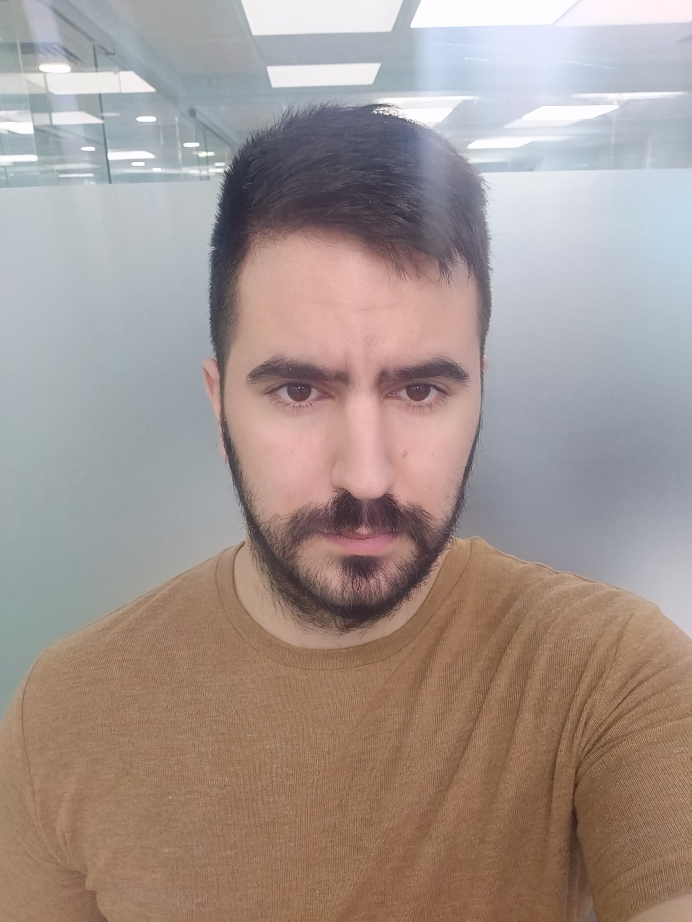
#> input picture python3_utils/IMG.jpg, 3456 x 4608 px (shown at 1/5 size)
$ python image_snp.py
#> lines starting #> are read from the running program, lines starting #| are printed output that depends on the picture
import cv2
import numpy as np
from skimage.util import random_noise
from skimage import img_as_ubyte


filename = 'IMG.jpg'

image_in = cv2.imread(filename)
#> image_in is the input picture: shape (4608, 3456, 3); mean B, G, R 142.7, 148.6, 163.2
image_in = cv2.cvtColor(image_in, cv2.COLOR_BGR2RGB)
image_in_resized = cv2.resize(image_in, (256, 256))
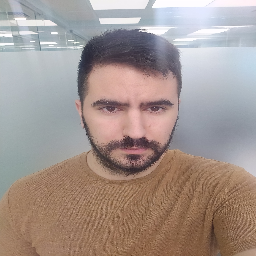
#> image_in_resized: shape (256, 256, 3); mean R, G, B 163.2, 148.7, 142.8

#> (the run stopped early here; a loop or call above may not have finished)
